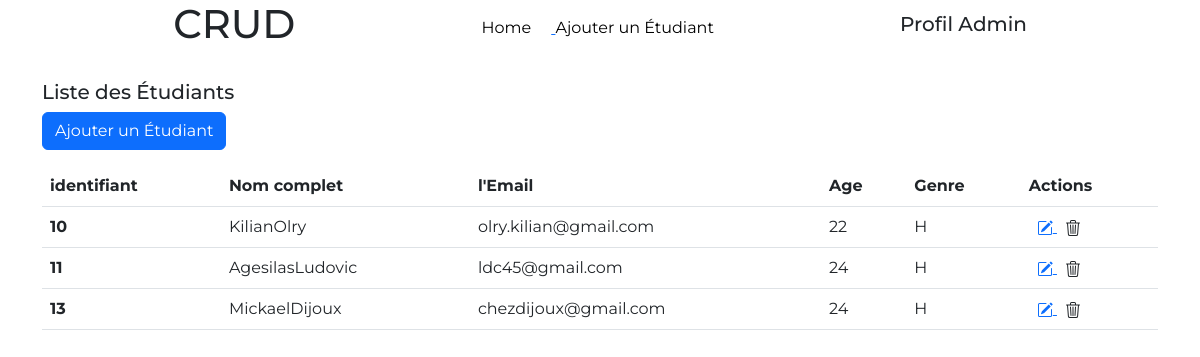
The page /view.php on the database its author committed.
### tables this page shows
CREATE TABLE `etudiant` (
  `id` int(11) NOT NULL,
  `first_name` varchar(255) NOT NULL,
  `last_name` varchar(255) NOT NULL,
  `email` varchar(70) NOT NULL,
  `gender` varchar(255) NOT NULL,
  `age` varchar(255) NOT NULL
);

### view.php (the view, shortened to what this page needs)
<?php
    require_once('connect.php');
    $ReadSql = "SELECT * FROM `etudiant` ";
    $res = mysqli_query($con, $ReadSql);
?>
<!DOCTYPE html>
<html lang="fr">
<head>
    <link href="https://cdn.jsdelivr.net/npm/bootstrap@5.2.3/dist/css/bootstrap.min.css" rel="stylesheet">
    <link rel="stylesheet" href="style.css">
</head>
<body>
<?php
    include 'navbar.php';
?>
<div class="container">
    <div class="row pt-4">
        <h2>Liste des Étudiants</h2>
        <a href="index.php">
            <button class="btn btn-primary" type="">Ajouter un Étudiant</button>
        </a>
    </div>
    <table class="table table-stiped mt-3">
        <thead>
            <tr>
                <th>identifiant</th>
                <th>Nom complet</th>
                <th>l'Email</th>
                <th>Age</th>
                <th>Genre</th>
                <th>Actions</th>
            </tr>
        </thead>
        <tbody>
            <?php
                while ($r = mysqli_fetch_assoc($res)) {
            ?>
            <tr>
                <th scope="row"><?php echo $r['id']; ?></th>
                <td><?php echo $r['first_name'] ."". $r['last_name']; ?></td>
                <td><?php echo $r['email']; ?></td>
                <td><?php echo $r['age']; ?></td>
                <td><?php echo $r['gender']; ?></td>
                <td>
                    <a href="update.php?id=<?php echo $r['id']; ?>" class="m-2">
                    </a>
                    <svg xmlns="http://www.w3.org/2000/svg" width="16" height="16" fill="currentColor" class="bi bi-trash3" viewBox="0 0 16 16" data-bs-toggle="modal"
                    data-bs-target="#exempleModal<?php echo $r['id']; ?>">
                    <path d="M6.5 1h3a.5.5 0 0 1 .5.5v1H6v-1a.5.5 0 0 1 .5-.5ZM11 2.5v-1A1.5 1.5 0 0 0 9.5 0h-3A1.5 1.5 0 0 0 5 1.5v1H2.506a.58.58 0 0 0-.01 0H1.5a.5.5 0 0 0 0 1h.538l.853 10.66A2 2 0 0 0 4.885 16h6.23a2 2 0 0 0 1.994-1.84l.853-10.66h.538a.5.5 0 0 0 0-1h-.995a.59.59 0 0 0-.01 0H11Zm1.958 1-.846 10.58a1 1 0 0 1-.997.92h-6.23a1 1 0 0 1-.997-.92L3.042 3.5h9.916Zm-7.487 1a.5.5 0 0 1 .528.47l.5 8.5a.5.5 0 0 1-.998.06L5 5.03a.5.5 0 0 1 .47-.53Zm5.058 0a.5.5 0 0 1 .47.53l-.5 8.5a.5.5 0 1 1-.998-.06l.5-8.5a.5.5 0 0 1 .528-.47ZM8 4.5a.5.5 0 0 1 .5.5v8.5a.5.5 0 0 1-1 0V5a.5.5 0 0 1 .5-.5Z"/>
                    </svg>
                </td>
            </tr>
              <?php }?>
        </tbody>
    </table>
</div>
</body>
</html>

### navbar.php (shortened to what this page needs)
<!DOCTYPE html>
<html lang="fr">
<head>
    <link rel="stylesheet" href="style.css">
</head>
<body>
    <header>
        <h1>CRUD</h1>
        <div class="btn">
            <a href="#">
                <button class="Home">Home</button>
            </a>
            <a href="index.php">
                <button class="Add">Ajouter un Étudiant</button>
            </a>
        </div>
    <h2>Profil Admin</h2>
    </header>
</body>
</html>

### style.css (style rules this page uses)
* { box-sizing: border-box; margin: 0; padding: 0; list-style: none; font-family: 'Montserrat', sans-serif; text-decoration: none; }
header { width: 100vw; display: flex; justify-content: space-evenly; align-items: center; }
header button { border: none; background: transparent; }
header .Home { padding-right: 20px; }
h2 { font-size: 20px; }

### rows shown on the page
etudiant: id "10", first_name "Kilian", last_name "Olry", email "olry.kilian@gmail.com", age "22", gender "H"
etudiant: id "11", first_name "Agesilas", last_name "Ludovic", email "ldc45@gmail.com", age "24", gender "H"
etudiant: id "13", first_name "Mickael", last_name "Dijoux", email "chezdijoux@gmail.com", age "24", gender "H"
